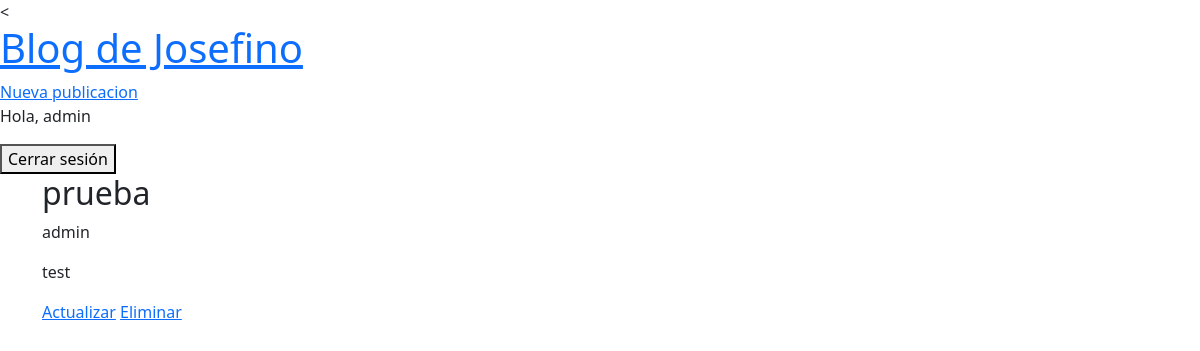
Page /publication/5/ (signed in) on the earlier database version.
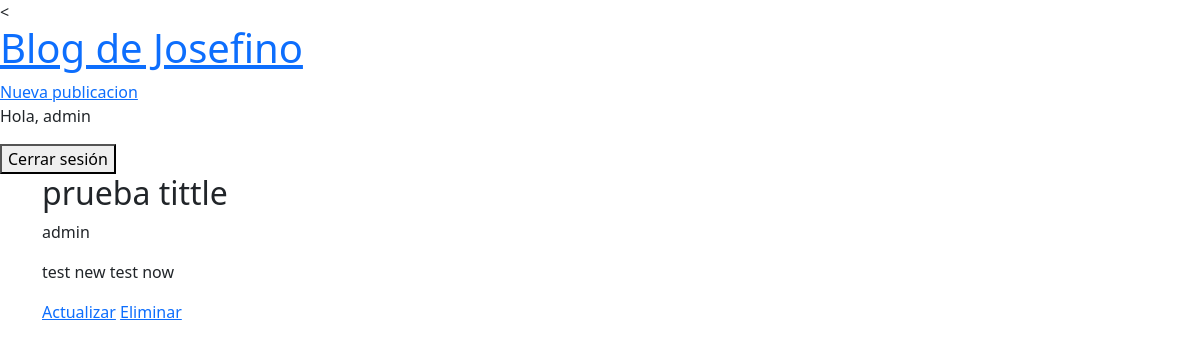
Same page on the later database version.
### blog/models.py (models this page shows, shortened)
class Publication(models.Model):
    title = models.CharField(max_length=100)
    body = models.TextField()
    author = models.ForeignKey(
        'auth.User',
        on_delete=models.CASCADE,
    )
    date = models.DateTimeField(auto_now_add=True)
    updated = models.DateTimeField(auto_now=True)

### blog/views.py (the view)
# urls.py: path('publication/<int:pk>/', PublicationDetailView.as_view(), name='publication-detail'),
class PublicationDetailView(LoginRequiredMixin, DetailView):
    model = Publication
    template_name = 'publication-details.html'

### templates/publication-details.html
{% extends "_base.html" %}
{% block content %}
    <h2>{{ publication.title }}</h2>
    <p>{{ publication.author }}</p>
    <p>{{ publication.body }}</p>
    {% if publication.author.pk == request.user.pk %}
        <a href="{% url 'publication-update' publication.pk %}">Actualizar</a>
        <a href="{% url 'publication-delete' publication.pk %}">Eliminar</a>
        {% endif %}
{% endblock content %}

Differences in the rows shown:
changed Publication "admin": title "prueba" → "prueba tittle"; body "test" → "test new test now"
